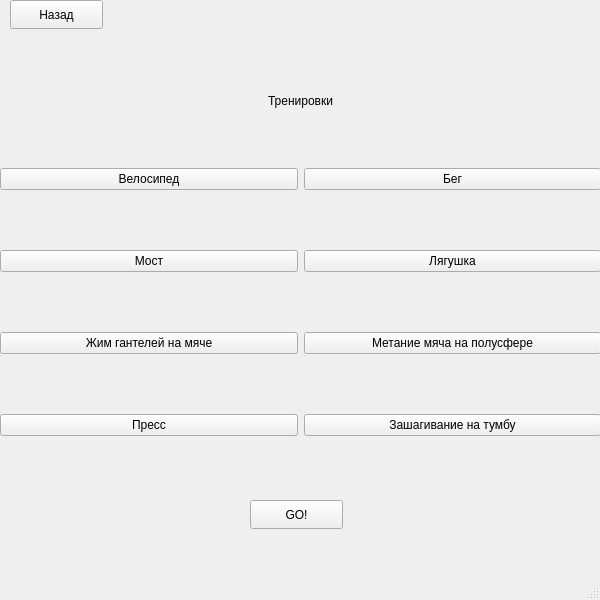
<?xml version="1.0" encoding="UTF-8"?>
<ui version="4.0">
 <class>trenirovki</class>
 <widget class="QMainWindow" name="trenirovki">
  <property name="geometry">
   <rect>
    <x>0</x>
    <y>0</y>
    <width>600</width>
    <height>600</height>
   </rect>
  </property>
  <property name="windowTitle">
   <string>MainWindow</string>
  </property>
  <widget class="QWidget" name="centralwidget">
   <widget class="QWidget" name="gridLayoutWidget">
    <property name="geometry">
     <rect>
      <x>0</x>
      <y>40</y>
      <width>601</width>
      <height>451</height>
     </rect>
    </property>
    <layout class="QGridLayout" name="gridLayout">
     <item row="3" column="0">
      <widget class="QPushButton" name="jim">
       <property name="text">
        <string>Жим гантелей на мяче</string>
       </property>
      </widget>
     </item>
     <item row="1" column="0">
      <widget class="QPushButton" name="velik">
       <property name="text">
        <string>Велосипед</string>
       </property>
      </widget>
     </item>
     <item row="4" column="0">
      <widget class="QPushButton" name="press">
       <property name="text">
        <string>Пресс</string>
       </property>
      </widget>
     </item>
     <item row="3" column="1">
      <widget class="QPushButton" name="myach">
       <property name="text">
        <string>Метание мяча на полусфере</string>
       </property>
      </widget>
     </item>
     <item row="2" column="0">
      <widget class="QPushButton" name="pushButton_3">
       <property name="text">
        <string>Мост</string>
       </property>
      </widget>
     </item>
     <item row="4" column="1">
      <widget class="QPushButton" name="up">
       <property name="text">
        <string>Зашагивание на тумбу</string>
       </property>
      </widget>
     </item>
     <item row="0" column="0" colspan="2">
      <widget class="QLabel" name="label">
       <property name="sizePolicy">
        <sizepolicy hsizetype="Preferred" vsizetype="Fixed">
         <horstretch>0</horstretch>
         <verstretch>0</verstretch>
        </sizepolicy>
       </property>
       <property name="text">
        <string>Тренировки</string>
       </property>
       <property name="alignment">
        <set>Qt::AlignCenter</set>
       </property>
      </widget>
     </item>
     <item row="2" column="1">
      <widget class="QPushButton" name="lyagushka">
       <property name="text">
        <string>Лягушка</string>
       </property>
      </widget>
     </item>
     <item row="1" column="1">
      <widget class="QPushButton" name="run">
       <property name="text">
        <string>Бег</string>
       </property>
      </widget>
     </item>
    </layout>
   </widget>
   <widget class="QPushButton" name="pushButton_6">
    <property name="geometry">
     <rect>
      <x>250</x>
      <y>500</y>
      <width>93</width>
      <height>29</height>
     </rect>
    </property>
    <property name="sizePolicy">
     <sizepolicy hsizetype="Maximum" vsizetype="Fixed">
      <horstretch>0</horstretch>
      <verstretch>0</verstretch>
     </sizepolicy>
    </property>
    <property name="text">
     <string>GO!</string>
    </property>
   </widget>
   <widget class="QPushButton" name="pushButton_8">
    <property name="geometry">
     <rect>
      <x>10</x>
      <y>0</y>
      <width>93</width>
      <height>29</height>
     </rect>
    </property>
    <property name="text">
     <string>Назад</string>
    </property>
   </widget>
  </widget>
  <widget class="QMenuBar" name="menubar">
   <property name="geometry">
    <rect>
     <x>0</x>
     <y>0</y>
     <width>600</width>
     <height>26</height>
    </rect>
   </property>
  </widget>
  <widget class="QStatusBar" name="statusbar"/>
 </widget>
 <resources/>
 <connections/>
</ui>
